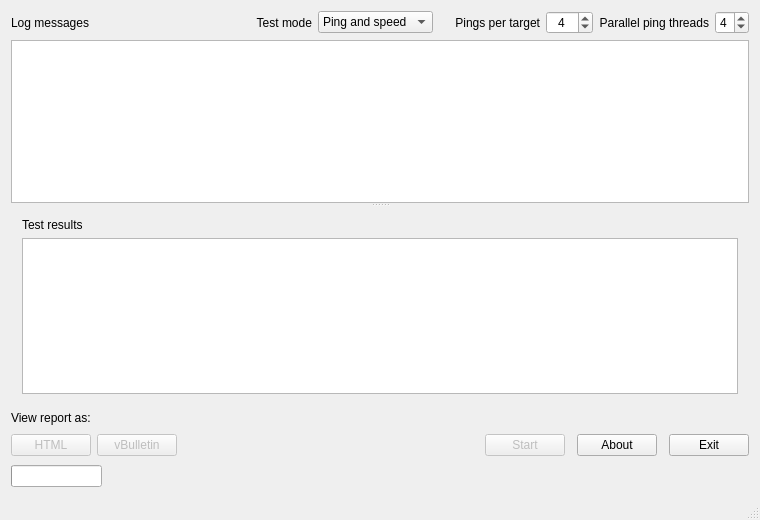
<?xml version="1.0" encoding="UTF-8"?>
<ui version="4.0">
 <class>MainWindow</class>
 <widget class="QMainWindow" name="MainWindow">
  <property name="geometry">
   <rect>
    <x>0</x>
    <y>0</y>
    <width>760</width>
    <height>520</height>
   </rect>
  </property>
  <property name="windowTitle">
   <string>QSpeedTest</string>
  </property>
  <widget class="QWidget" name="centralWidget">
   <layout class="QGridLayout" name="gridLayout">
    <item row="0" column="0">
     <widget class="QLabel" name="labelLogMessages">
      <property name="text">
       <string>Log messages</string>
      </property>
     </widget>
    </item>
    <item row="0" column="1" colspan="2">
     <spacer name="horizontalSpacer">
      <property name="orientation">
       <enum>Qt::Horizontal</enum>
      </property>
      <property name="sizeHint" stdset="0">
       <size>
        <width>178</width>
        <height>20</height>
       </size>
      </property>
     </spacer>
    </item>
    <item row="0" column="3" colspan="2">
     <layout class="QHBoxLayout" name="horizontalLayout_6">
      <item>
       <layout class="QHBoxLayout" name="horizontalLayout_5">
        <property name="leftMargin">
         <number>0</number>
        </property>
        <item>
         <widget class="QLabel" name="labelTestMode">
          <property name="text">
           <string>Test mode</string>
          </property>
          <property name="alignment">
           <set>Qt::AlignRight|Qt::AlignTrailing|Qt::AlignVCenter</set>
          </property>
         </widget>
        </item>
        <item>
         <widget class="QComboBox" name="comboBoxTestMode">
          <item>
           <property name="text">
            <string>Ping and speed</string>
           </property>
          </item>
          <item>
           <property name="text">
            <string>Ping only</string>
           </property>
          </item>
          <item>
           <property name="text">
            <string>Speed only</string>
           </property>
          </item>
         </widget>
        </item>
       </layout>
      </item>
      <item>
       <layout class="QHBoxLayout" name="horizontalLayout_3">
        <property name="leftMargin">
         <number>15</number>
        </property>
        <property name="rightMargin">
         <number>0</number>
        </property>
        <item>
         <widget class="QLabel" name="labelPingsPerTarget">
          <property name="text">
           <string>Pings per target</string>
          </property>
          <property name="alignment">
           <set>Qt::AlignRight|Qt::AlignTrailing|Qt::AlignVCenter</set>
          </property>
         </widget>
        </item>
        <item>
         <widget class="QSpinBox" name="spinBoxPingsPerTarget">
          <property name="sizePolicy">
           <sizepolicy hsizetype="Minimum" vsizetype="Minimum">
            <horstretch>0</horstretch>
            <verstretch>0</verstretch>
           </sizepolicy>
          </property>
          <property name="maximumSize">
           <size>
            <width>60</width>
            <height>16777215</height>
           </size>
          </property>
          <property name="alignment">
           <set>Qt::AlignCenter</set>
          </property>
          <property name="readOnly">
           <bool>false</bool>
          </property>
          <property name="keyboardTracking">
           <bool>false</bool>
          </property>
          <property name="minimum">
           <number>1</number>
          </property>
          <property name="maximum">
           <number>255</number>
          </property>
          <property name="value">
           <number>4</number>
          </property>
         </widget>
        </item>
       </layout>
      </item>
      <item>
       <layout class="QHBoxLayout" name="horizontalLayout_2">
        <property name="spacing">
         <number>6</number>
        </property>
        <property name="leftMargin">
         <number>0</number>
        </property>
        <property name="rightMargin">
         <number>0</number>
        </property>
        <item>
         <widget class="QLabel" name="labelParallelThreads">
          <property name="text">
           <string>Parallel ping threads</string>
          </property>
          <property name="alignment">
           <set>Qt::AlignRight|Qt::AlignTrailing|Qt::AlignVCenter</set>
          </property>
         </widget>
        </item>
        <item>
         <widget class="QSpinBox" name="spinBoxParallelThreads">
          <property name="maximumSize">
           <size>
            <width>60</width>
            <height>16777215</height>
           </size>
          </property>
          <property name="minimum">
           <number>1</number>
          </property>
          <property name="maximum">
           <number>8</number>
          </property>
          <property name="value">
           <number>4</number>
          </property>
         </widget>
        </item>
       </layout>
      </item>
     </layout>
    </item>
    <item row="1" column="0" colspan="5">
     <widget class="QSplitter" name="splitter">
      <property name="orientation">
       <enum>Qt::Vertical</enum>
      </property>
      <property name="childrenCollapsible">
       <bool>false</bool>
      </property>
      <widget class="QPlainTextEdit" name="plainTextEditLogMessages">
       <property name="sizePolicy">
        <sizepolicy hsizetype="Expanding" vsizetype="Minimum">
         <horstretch>0</horstretch>
         <verstretch>0</verstretch>
        </sizepolicy>
       </property>
       <property name="minimumSize">
        <size>
         <width>0</width>
         <height>40</height>
        </size>
       </property>
       <property name="font">
        <font>
         <family>Courier New</family>
         <pointsize>8</pointsize>
        </font>
       </property>
       <property name="horizontalScrollBarPolicy">
        <enum>Qt::ScrollBarAlwaysOff</enum>
       </property>
       <property name="undoRedoEnabled">
        <bool>false</bool>
       </property>
       <property name="lineWrapMode">
        <enum>QPlainTextEdit::NoWrap</enum>
       </property>
       <property name="readOnly">
        <bool>true</bool>
       </property>
      </widget>
      <widget class="QWidget" name="layoutWidget">
       <layout class="QVBoxLayout" name="verticalLayout">
        <item>
         <widget class="QLabel" name="labelTestResults">
          <property name="text">
           <string>Test results</string>
          </property>
         </widget>
        </item>
        <item>
         <widget class="QPlainTextEdit" name="plainTextEditTestResults">
          <property name="font">
           <font>
            <family>Courier New</family>
            <pointsize>8</pointsize>
           </font>
          </property>
          <property name="horizontalScrollBarPolicy">
           <enum>Qt::ScrollBarAlwaysOff</enum>
          </property>
          <property name="undoRedoEnabled">
           <bool>false</bool>
          </property>
          <property name="lineWrapMode">
           <enum>QPlainTextEdit::NoWrap</enum>
          </property>
          <property name="readOnly">
           <bool>true</bool>
          </property>
         </widget>
        </item>
       </layout>
      </widget>
     </widget>
    </item>
    <item row="2" column="0">
     <widget class="QLabel" name="labelCopyFormat">
      <property name="text">
       <string>View report as:</string>
      </property>
     </widget>
    </item>
    <item row="3" column="0" colspan="2">
     <layout class="QHBoxLayout" name="horizontalLayout_4">
      <item>
       <widget class="QPushButton" name="pushButtonHtmlCode">
        <property name="enabled">
         <bool>false</bool>
        </property>
        <property name="text">
         <string>HTML</string>
        </property>
       </widget>
      </item>
      <item>
       <widget class="QPushButton" name="pushButtonVbCode">
        <property name="enabled">
         <bool>false</bool>
        </property>
        <property name="text">
         <string>vBulletin</string>
        </property>
       </widget>
      </item>
     </layout>
    </item>
    <item row="3" column="2" colspan="2">
     <spacer name="horizontalSpacer_2">
      <property name="orientation">
       <enum>Qt::Horizontal</enum>
      </property>
      <property name="sizeHint" stdset="0">
       <size>
        <width>308</width>
        <height>28</height>
       </size>
      </property>
     </spacer>
    </item>
    <item row="3" column="4">
     <layout class="QHBoxLayout" name="horizontalLayout">
      <property name="spacing">
       <number>12</number>
      </property>
      <item>
       <widget class="QPushButton" name="pushButtonStartStop">
        <property name="enabled">
         <bool>false</bool>
        </property>
        <property name="maximumSize">
         <size>
          <width>80</width>
          <height>16777215</height>
         </size>
        </property>
        <property name="text">
         <string>Start</string>
        </property>
       </widget>
      </item>
      <item>
       <widget class="QPushButton" name="pushButtonAbout">
        <property name="enabled">
         <bool>true</bool>
        </property>
        <property name="maximumSize">
         <size>
          <width>80</width>
          <height>16777215</height>
         </size>
        </property>
        <property name="text">
         <string>About</string>
        </property>
       </widget>
      </item>
      <item>
       <widget class="QPushButton" name="pushButtonExit">
        <property name="enabled">
         <bool>true</bool>
        </property>
        <property name="maximumSize">
         <size>
          <width>80</width>
          <height>16777215</height>
         </size>
        </property>
        <property name="text">
         <string>Exit</string>
        </property>
       </widget>
      </item>
     </layout>
    </item>
    <item row="4" column="0">
     <widget class="QProgressBar" name="progressBar"/>
    </item>
   </layout>
  </widget>
  <widget class="QMenuBar" name="menuBar">
   <property name="geometry">
    <rect>
     <x>0</x>
     <y>0</y>
     <width>760</width>
     <height>21</height>
    </rect>
   </property>
  </widget>
  <widget class="QStatusBar" name="statusBar"/>
 </widget>
 <layoutdefault spacing="6" margin="11"/>
 <resources/>
 <connections/>
 <designerdata>
  <property name="gridDeltaX">
   <number>10</number>
  </property>
  <property name="gridDeltaY">
   <number>10</number>
  </property>
  <property name="gridSnapX">
   <bool>true</bool>
  </property>
  <property name="gridSnapY">
   <bool>true</bool>
  </property>
  <property name="gridVisible">
   <bool>true</bool>
  </property>
 </designerdata>
</ui>
